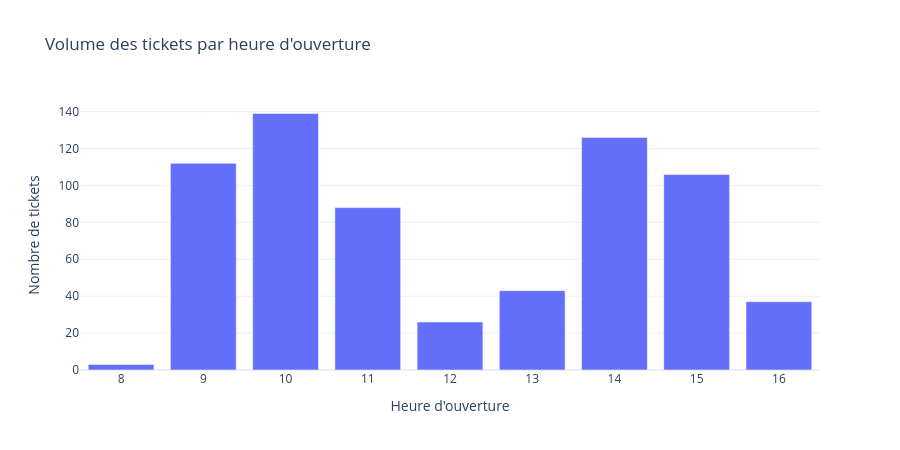

The notebook cell saved with this chart:
### Code cell
fig = px.bar(
    heure_counts,
    x="heure",
    y="tickets",
    title="Volume des tickets par heure d'ouverture",
    labels={
        "heure": "Heure d'ouverture",
        "tickets": "Nombre de tickets"
    }
)

fig.update_layout(
    template="plotly_white",
    height=450
)

fig.show()

### Figure 1 — Plotly figure (JSON) as saved in the notebook; plotly's stock layout.template omitted (floating-point values rounded to 4 significant figures)
{"data": [{"hovertemplate": "Heure d'ouverture=%{x}<br>Nombre de tickets=%{y}<extra></extra>", "legendgroup": "", "marker": {"color": "#636efa", "pattern": {"shape": ""}}, "name": "", "orientation": "v", "showlegend": false, "textposition": "auto", "type": "bar", "x": [8, 9, 10, 11, 12, 13, 14, 15, 16], "xaxis": "x", "y": [3, 112, 139, 88, 26, 43, 126, 106, 37], "yaxis": "y"}], "layout": {"barmode": "relative", "height": 450, "legend": {"tracegroupgap": 0}, "title": {"text": "Volume des tickets par heure d'ouverture"}, "xaxis": {"anchor": "y", "domain": [0, 1], "title": {"text": "Heure d'ouverture"}}, "yaxis": {"anchor": "x", "domain": [0, 1], "title": {"text": "Nombre de tickets"}}}}
